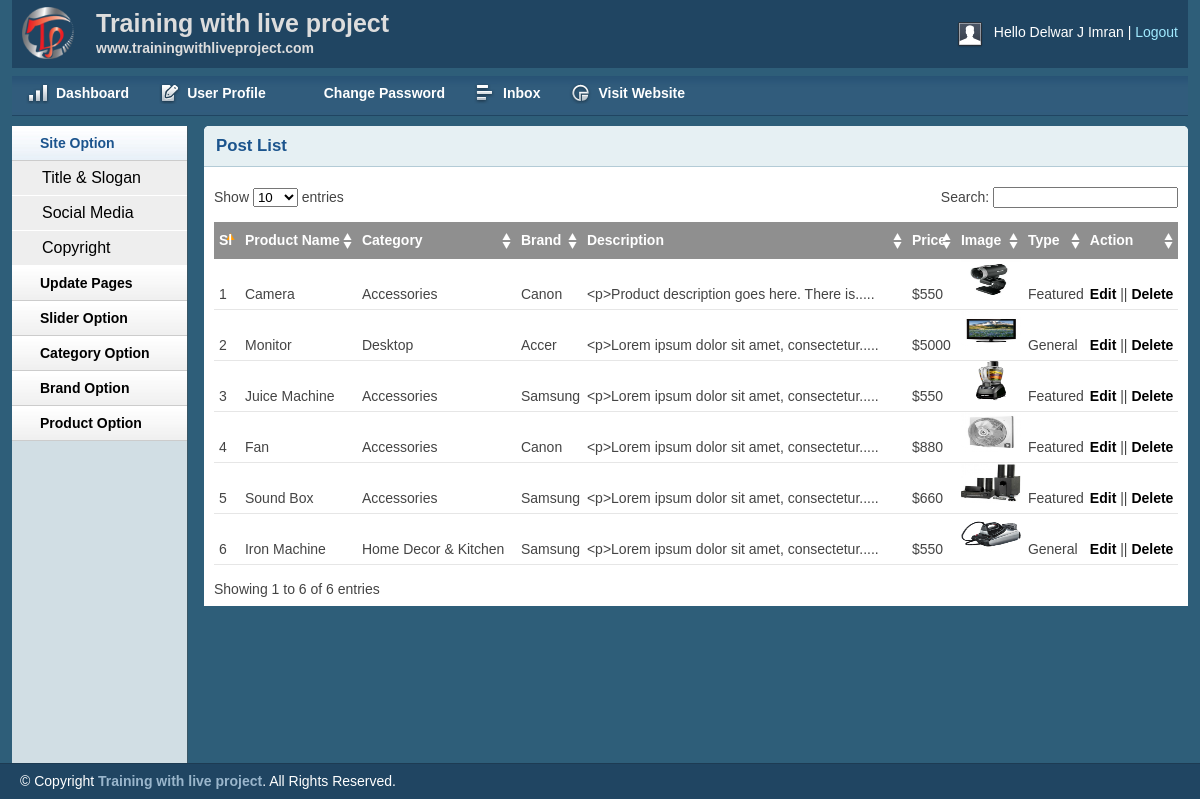
The page /admin/productlist.php (signed in) on the database its author committed.
### tables this page shows
CREATE TABLE `tbl_product` (
  `productId` int(11) NOT NULL,
  `productName` varchar(255) NOT NULL,
  `catId` int(11) NOT NULL,
  `brandId` int(11) NOT NULL,
  `body` text NOT NULL,
  `price` float NOT NULL,
  `image` varchar(255) NOT NULL,
  `type` tinyint(4) NOT NULL DEFAULT '0'
);

CREATE TABLE `tbl_category` (
  `catId` int(11) NOT NULL,
  `catName` varchar(255) NOT NULL
);

CREATE TABLE `tbl_brand` (
  `brandId` int(11) NOT NULL,
  `brandName` varchar(255) NOT NULL
);

### lib/Database.php (called while the page is built, shortened)
<?php
class Database
{
    public $host   = DB_HOST;
    public $user   = DB_USER;
    public $pass   = DB_PASS;
    public $dbname = DB_NAME;
    public $link;
    private function connectDB()
    {
        $this->link = new mysqli(
            $this->host,
            $this->user,
            $this->pass,
            $this->dbname
        );
    }
    public function select($query)
    {
        $result = $this->link->query($query) or
        die($this->link->error . __LINE__);
        if ($result->num_rows > 0) {
            return $result;
        } else {
            return false;
        }
    }
}

### classes/Product.php (called while the page is built, shortened)
<?php
$filepath = realpath(dirname(__FILE__));
include_once($filepath.'/../lib/Database.php');
include_once($filepath.'/../helpers/Format.php');
 ?>
<?php
class Product
{
    private $db;
    public function __construct()
    {
        $this->db = new Database();
    }
    public function getAllProduct()
    {
        $query = "SELECT p.*, c.catName, b.brandName
                    FROM tbl_product AS p, tbl_category AS c, tbl_brand AS b
                    WHERE p.catId = c.catId AND p.brandId = b.brandId
                    ORDER BY p.productId DESC";
        $result = $this->db->select($query);
        return $result;
    }
}

### helpers/Format.php (called while the page is built, shortened)
<?php
class Format
{
    public function textShorten($text, $limit = 400)
    {
        $text = $text . " ";
        $text = substr($text, 0, $limit);
        $text = substr($text, 0, strrpos($text, ' '));
        $text = $text . ".....";
        return $text;
    }
}

### admin/productlist.php (the view, shortened to what this page needs)
<?php include 'inc/header.php';?>
<?php include 'inc/sidebar.php';?>
<?php include '../classes/Product.php'; ?>
<?php include_once '../helpers/Format.php'; ?>
<?php
$pd = new Product();
$fm = new Format();
 ?>
<div class="grid_10">
    <div class="box round first grid">
        <h2>Post List</h2>
        <div class="block">
            <table class="data display datatable" id="example">
			<thead>
				<tr>
					<th>Sl</th>
					<th>Product Name</th>
					<th>Category</th>
					<th>Brand</th>
					<th>Description</th>
					<th>Price</th>
					<th>Image</th>
					<th>Type</th>
					<th>Action</th>
				</tr>
			</thead>
			<tbody>
				<?php
                $getPd = $pd->getAllProduct();
                if ($getPd) {
                    $i=0;
                    while ($result = $getPd->fetch_assoc()) {
                        $i++; ?>
				<tr class="odd gradeX">
					<td><?php echo $i; ?></td>
					<td><?php echo $result['productName']; ?></td>
					<td><?php echo $result['catName']; ?></td>
					<td><?php echo $result['brandName']; ?></td>
					<td><?php echo $fm->textShorten($result['body'], 50); ?></td>
					<td>$<?php echo $result['price']; ?></td>
					<td><img src="<?php echo $result['image']; ?>" height="40px" width="60px"></td>
					<td>
						<?php
                        if ($result['type']==0) {
                            echo "Featured";
                        } else {
                            echo "General";
                        } ?>
						</td>
					<td><a href="productedit.php?proid=<?php echo $result['productId']; ?>">Edit</a> || <a onclick="return confirm('Are you sure to delete this?')" href="?delpro=<?php echo $result['productId']; ?>">Delete</a></td>
				</tr>
				<?php
                    }
                } ?>
			</tbody>
		</table>
       </div>
    </div>
</div>
<?php include 'inc/footer.php';?>

### admin/css/layout.css (style rules this page uses)
body { background: #fff none repeat scroll 0 0; color: #444; font-size: 14px; padding: 0; }
a { color: #000; font-weight:bold; text-decoration: none; }
h1, h2, h3, h4, h5, h6 { line-height:1.2em; margin-bottom:.3em; }
h2 { margin-top:1em; }
.box { background:#fff; margin-bottom:20px; padding:10px 10px 10px 10px; margin-left:-8px; }
.box.grid { padding-bottom:40px; }
.box.round { -moz-border-radius: 5px 5px 0px 0px; -webkit-border-radius: 5px 5px 0px 0px; border-radius: 5px 5px 0px 0px; }
.box h2 { font-size:1.2em; font-weight:bold; color:#1B548D; background:#E6F0F3; margin:-10px -10px 0 -10px; padding:10px 12px; border-bottom:1px solid #B3CBD6; -moz-border-radius: 5px 5px 0px 0px; -webkit-border-radius: 5px 5px 0px 0px; border-radius: 5px 5px 0px 0px; }
.box.first { min-height: 406px; }
.block { padding-top:20px; }
.block { padding-bottom:1px; }
table.display { margin: 0 auto; clear: both; width: 100%; }
.sorting_asc { background: #8f8f8f url(../img/table/sort_asc.png) no-repeat center right; padding:8px 5px; text-align:left; color:#fff; }
.sorting { background:#8f8f8f url(../img/table/sort_both.png) no-repeat center right; padding:8px 5px; text-align:left; color:#fff; }
tr.odd { height: 30px; line-height: 30px; border-bottom:1px solid #e6e6e6; }
tr.even { height: 30px; line-height: 30px; border-bottom:1px solid #e6e6e6; }
tr.odd td, tr.even td { padding-left:5px; }

### rows shown on the page
tbl_product: productName "Camera", catId.catName "Accessories", brandId.brandName "Canon", body "<p>Product description goes here. There is.....", price "550", image (picture), type "Featured"
tbl_product: productName "Monitor", catId.catName "Desktop", brandId.brandName "Accer", body "<p>Lorem ipsum dolor sit amet, consectetur.....", price "5000", image (picture), type "General"
tbl_product: productName "Juice Machine", catId.catName "Accessories", brandId.brandName "Samsung", body "<p>Lorem ipsum dolor sit amet, consectetur.....", price "550", image (picture), type "Featured"
tbl_product: productName "Fan", catId.catName "Accessories", brandId.brandName "Canon", body "<p>Lorem ipsum dolor sit amet, consectetur.....", price "880", image (picture), type "Featured"
tbl_product: productName "Sound Box", catId.catName "Accessories", brandId.brandName "Samsung", body "<p>Lorem ipsum dolor sit amet, consectetur.....", price "660", image (picture), type "Featured"
tbl_product: productName "Iron Machine", catId.catName "Home Decor & Kitchen", brandId.brandName "Samsung", body "<p>Lorem ipsum dolor sit amet, consectetur.....", price "550", image (picture), type "General"

### other values the page prints
Session::get('adminName') "Delwar J Imran"
